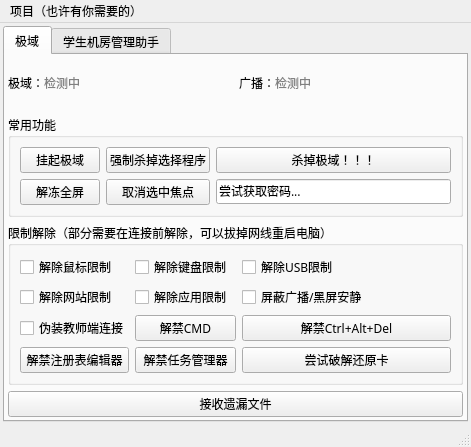
<?xml version="1.0" encoding="UTF-8"?>
<ui version="4.0">
 <class>NoTopDomain</class>
 <widget class="QMainWindow" name="NoTopDomain">
  <property name="geometry">
   <rect>
    <x>0</x>
    <y>0</y>
    <width>471</width>
    <height>447</height>
   </rect>
  </property>
  <property name="font">
   <font>
    <family>Microsoft YaHei UI Light</family>
    <pointsize>9</pointsize>
   </font>
  </property>
  <property name="windowTitle">
   <string>NoTopDomain v0.01 By LYX</string>
  </property>
  <widget class="QWidget" name="centralwidget">
   <layout class="QGridLayout" name="gridLayout">
    <property name="leftMargin">
     <number>3</number>
    </property>
    <property name="topMargin">
     <number>3</number>
    </property>
    <property name="rightMargin">
     <number>3</number>
    </property>
    <property name="bottomMargin">
     <number>3</number>
    </property>
    <property name="spacing">
     <number>3</number>
    </property>
    <item row="0" column="0">
     <widget class="QTabWidget" name="PigeonGames">
      <property name="currentIndex">
       <number>0</number>
      </property>
      <widget class="QWidget" name="tab">
       <attribute name="title">
        <string>极域</string>
       </attribute>
       <layout class="QGridLayout" name="gridLayout_4">
        <property name="leftMargin">
         <number>3</number>
        </property>
        <property name="topMargin">
         <number>3</number>
        </property>
        <property name="rightMargin">
         <number>3</number>
        </property>
        <property name="bottomMargin">
         <number>3</number>
        </property>
        <item row="0" column="0">
         <widget class="QLabel" name="StudentRunning">
          <property name="text">
           <string>极域：&lt;span style=&quot;color:grey&quot;&gt;检测中&lt;/span&gt;</string>
          </property>
         </widget>
        </item>
        <item row="0" column="1">
         <widget class="QLabel" name="GBing">
          <property name="text">
           <string>广播：&lt;span style=&quot;color:grey&quot;&gt;检测中&lt;/span&gt;</string>
          </property>
         </widget>
        </item>
        <item row="1" column="0" colspan="2">
         <widget class="QGroupBox" name="groupBox">
          <property name="title">
           <string>常用功能</string>
          </property>
          <layout class="QGridLayout" name="gridLayout_2">
           <item row="0" column="2">
            <widget class="QPushButton" name="KillCurrent">
             <property name="text">
              <string>强制杀掉选择程序</string>
             </property>
            </widget>
           </item>
           <item row="1" column="0">
            <widget class="QPushButton" name="GBWindowed">
             <property name="text">
              <string>解冻全屏</string>
             </property>
            </widget>
           </item>
           <item row="1" column="2">
            <widget class="QPushButton" name="NoPin">
             <property name="text">
              <string>取消选中焦点</string>
             </property>
            </widget>
           </item>
           <item row="0" column="7" colspan="6">
            <widget class="QPushButton" name="KillTD">
             <property name="text">
              <string>杀掉极域！！！</string>
             </property>
            </widget>
           </item>
           <item row="0" column="0">
            <widget class="QPushButton" name="HangUpTD">
             <property name="text">
              <string>挂起极域</string>
             </property>
            </widget>
           </item>
           <item row="1" column="7" colspan="6">
            <widget class="QLineEdit" name="TDPwd">
             <property name="enabled">
              <bool>true</bool>
             </property>
             <property name="inputMask">
              <string>尝试获取密码...</string>
             </property>
             <property name="text">
              <string>尝试获取密码...</string>
             </property>
             <property name="alignment">
              <set>Qt::AlignLeading|Qt::AlignLeft|Qt::AlignVCenter</set>
             </property>
             <property name="readOnly">
              <bool>true</bool>
             </property>
            </widget>
           </item>
          </layout>
         </widget>
        </item>
        <item row="2" column="0" colspan="2">
         <widget class="QGroupBox" name="groupBox_2">
          <property name="title">
           <string>限制解除（部分需要在连接前解除，可以拔掉网线重启电脑）</string>
          </property>
          <layout class="QGridLayout" name="gridLayout_3">
           <item row="3" column="0">
            <widget class="QCheckBox" name="ForYourSafety">
             <property name="text">
              <string>伪装教师端连接</string>
             </property>
            </widget>
           </item>
           <item row="4" column="1">
            <widget class="QPushButton" name="TSKYes">
             <property name="text">
              <string>解禁任务管理器</string>
             </property>
            </widget>
           </item>
           <item row="2" column="1">
            <widget class="QCheckBox" name="AppsYes">
             <property name="text">
              <string>解除应用限制</string>
             </property>
            </widget>
           </item>
           <item row="2" column="0">
            <widget class="QCheckBox" name="WebsiteYes">
             <property name="text">
              <string>解除网站限制</string>
             </property>
            </widget>
           </item>
           <item row="4" column="0">
            <widget class="QPushButton" name="RegEditYes">
             <property name="text">
              <string>解禁注册表编辑器</string>
             </property>
            </widget>
           </item>
           <item row="3" column="1">
            <widget class="QPushButton" name="CMDYes">
             <property name="text">
              <string>解禁CMD</string>
             </property>
            </widget>
           </item>
           <item row="0" column="2" colspan="2">
            <widget class="QCheckBox" name="USBYes">
             <property name="text">
              <string>解除USB限制</string>
             </property>
            </widget>
           </item>
           <item row="0" column="0">
            <widget class="QCheckBox" name="MouseYes">
             <property name="text">
              <string>解除鼠标限制</string>
             </property>
            </widget>
           </item>
           <item row="0" column="1">
            <widget class="QCheckBox" name="KeyboardYes">
             <property name="text">
              <string>解除键盘限制</string>
             </property>
            </widget>
           </item>
           <item row="2" column="2" colspan="2">
            <widget class="QCheckBox" name="NoGBHP">
             <property name="text">
              <string>屏蔽广播/黑屏安静</string>
             </property>
            </widget>
           </item>
           <item row="3" column="2" colspan="2">
            <widget class="QPushButton" name="pushButton_5">
             <property name="text">
              <string>解禁Ctrl+Alt+Del</string>
             </property>
            </widget>
           </item>
           <item row="4" column="2" colspan="2">
            <widget class="QPushButton" name="NoRes">
             <property name="text">
              <string>尝试破解还原卡</string>
             </property>
            </widget>
           </item>
          </layout>
         </widget>
        </item>
        <item row="3" column="0" colspan="2">
         <widget class="QPushButton" name="WhereIsMyFile">
          <property name="text">
           <string>接收遗漏文件</string>
          </property>
         </widget>
        </item>
       </layout>
      </widget>
      <widget class="QWidget" name="tab_2">
       <attribute name="title">
        <string>学生机房管理助手</string>
       </attribute>
       <layout class="QGridLayout" name="gridLayout_5">
        <item row="0" column="0">
         <widget class="QLabel" name="PhigrosChapter9">
          <property name="layoutDirection">
           <enum>Qt::LeftToRight</enum>
          </property>
          <property name="text">
           <string>咕咕咕！（傲娇）</string>
          </property>
          <property name="alignment">
           <set>Qt::AlignCenter</set>
          </property>
         </widget>
        </item>
       </layout>
      </widget>
     </widget>
    </item>
   </layout>
  </widget>
  <widget class="QMenuBar" name="menubar">
   <property name="geometry">
    <rect>
     <x>0</x>
     <y>0</y>
     <width>471</width>
     <height>26</height>
    </rect>
   </property>
   <widget class="QMenu" name="menu">
    <property name="title">
     <string>项目（也许有你需要的）</string>
    </property>
    <addaction name="action_1"/>
    <addaction name="action_2"/>
    <addaction name="action_3"/>
    <addaction name="action_4"/>
    <addaction name="action_5"/>
   </widget>
   <addaction name="menu"/>
  </widget>
  <widget class="QStatusBar" name="statusbar"/>
  <action name="action1">
   <property name="text">
    <string>1</string>
   </property>
  </action>
  <action name="action_1">
   <property name="text">
    <string>关于</string>
   </property>
  </action>
  <action name="action_2">
   <property name="text">
    <string>设置</string>
   </property>
  </action>
  <action name="action_3">
   <property name="text">
    <string>启动TSK</string>
   </property>
  </action>
  <action name="action_4">
   <property name="text">
    <string>运行...</string>
   </property>
  </action>
  <action name="action_5">
   <property name="text">
    <string>映像劫持</string>
   </property>
  </action>
 </widget>
 <resources/>
 <connections/>
</ui>
